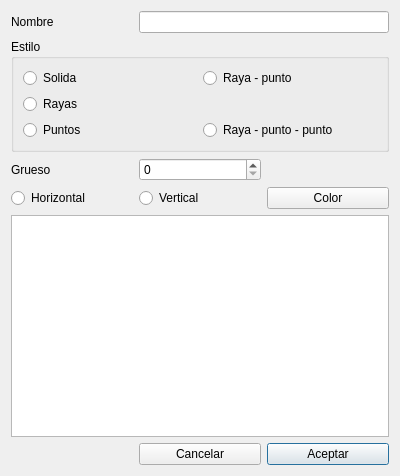
<?xml version="1.0" encoding="UTF-8"?>
<ui version="4.0">
 <class>EditLineDlg</class>
 <widget class="QDialog" name="EditLineDlg">
  <property name="geometry">
   <rect>
    <x>0</x>
    <y>0</y>
    <width>400</width>
    <height>476</height>
   </rect>
  </property>
  <property name="windowTitle">
   <string>Dialog</string>
  </property>
  <layout class="QGridLayout" name="gridLayout_2">
   <item row="5" column="2">
    <widget class="QPushButton" name="btnAceptar">
     <property name="text">
      <string>Aceptar</string>
     </property>
    </widget>
   </item>
   <item row="5" column="1">
    <widget class="QPushButton" name="btnCancelar">
     <property name="text">
      <string>Cancelar</string>
     </property>
    </widget>
   </item>
   <item row="4" column="0" colspan="3">
    <widget class="QGraphicsView" name="graphicsView"/>
   </item>
   <item row="2" column="0">
    <widget class="QLabel" name="label">
     <property name="text">
      <string>Grueso</string>
     </property>
    </widget>
   </item>
   <item row="3" column="2">
    <widget class="QPushButton" name="pushButton_3">
     <property name="text">
      <string>Color</string>
     </property>
    </widget>
   </item>
   <item row="3" column="1">
    <widget class="QRadioButton" name="rdbV">
     <property name="text">
      <string>Vertical</string>
     </property>
    </widget>
   </item>
   <item row="2" column="1">
    <widget class="QSpinBox" name="spinBox"/>
   </item>
   <item row="3" column="0">
    <widget class="QRadioButton" name="rdbH">
     <property name="text">
      <string>Horizontal</string>
     </property>
    </widget>
   </item>
   <item row="1" column="0" colspan="3">
    <widget class="QGroupBox" name="groupBox">
     <property name="title">
      <string>Estilo</string>
     </property>
     <layout class="QGridLayout" name="gridLayout">
      <item row="0" column="0">
       <widget class="QRadioButton" name="radioButton_3">
        <property name="text">
         <string>Solida</string>
        </property>
       </widget>
      </item>
      <item row="0" column="1">
       <widget class="QRadioButton" name="radioButton_6">
        <property name="text">
         <string>Raya - punto</string>
        </property>
       </widget>
      </item>
      <item row="1" column="0">
       <widget class="QRadioButton" name="radioButton_4">
        <property name="text">
         <string>Rayas</string>
        </property>
       </widget>
      </item>
      <item row="2" column="0">
       <widget class="QRadioButton" name="radioButton_5">
        <property name="text">
         <string>Puntos</string>
        </property>
       </widget>
      </item>
      <item row="2" column="1">
       <widget class="QRadioButton" name="radioButton_7">
        <property name="text">
         <string>Raya - punto - punto</string>
        </property>
       </widget>
      </item>
     </layout>
    </widget>
   </item>
   <item row="0" column="0">
    <widget class="QLabel" name="label_2">
     <property name="text">
      <string>Nombre</string>
     </property>
    </widget>
   </item>
   <item row="0" column="1" colspan="2">
    <widget class="QLineEdit" name="txtNombre"/>
   </item>
  </layout>
 </widget>
 <resources/>
 <connections/>
</ui>
